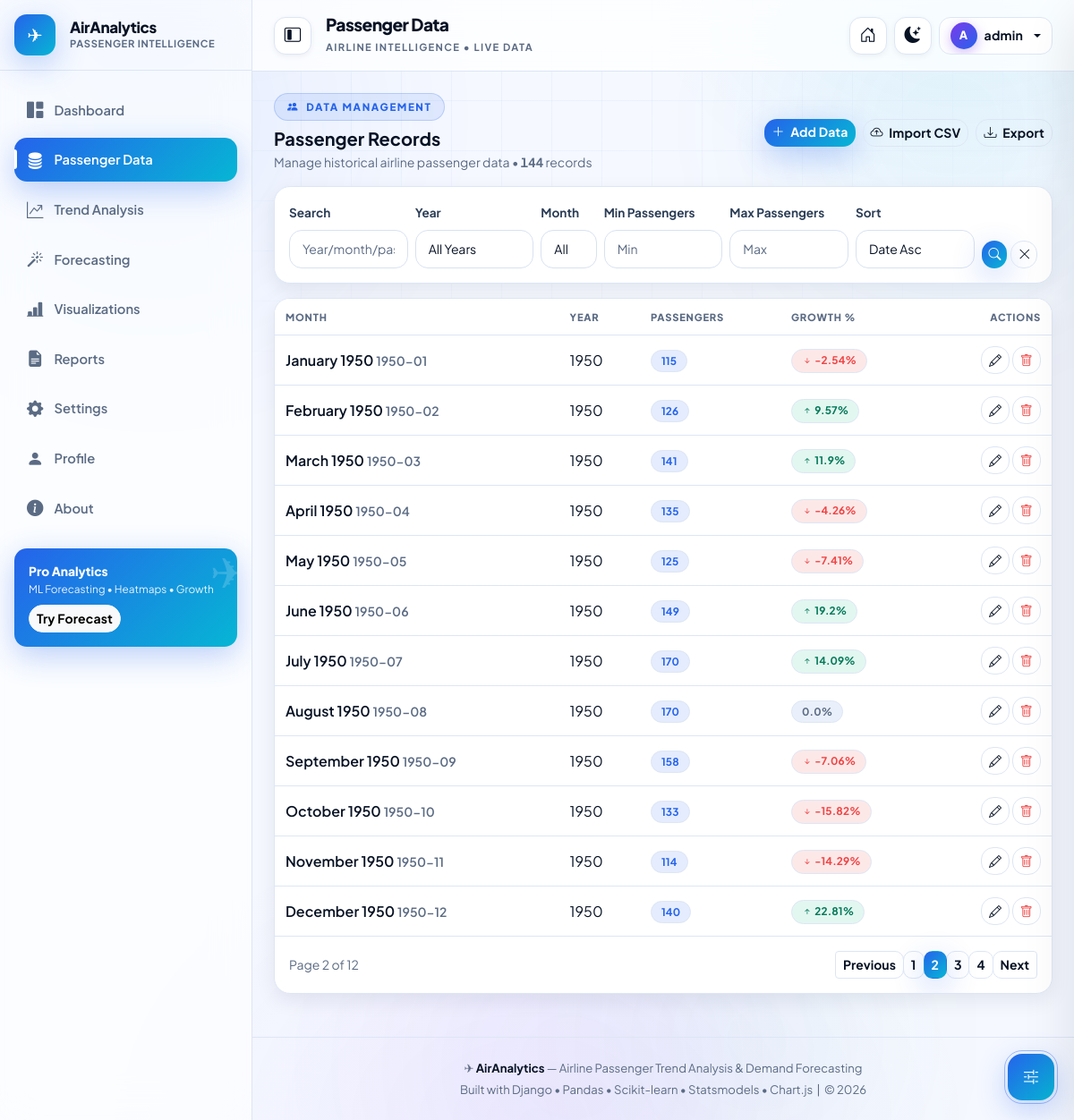
The page /passengers/?page=2& (signed in) on the database its author committed.
### passengers/models.py (models this page shows, shortened)
class PassengerData(models.Model):
    month = models.DateField(unique=True, db_index=True, help_text="First day of month, e.g. 1949-01-01")
    passengers = models.PositiveIntegerField(validators=[MinValueValidator(0)], help_text="Number of passengers")
    created_at = models.DateTimeField(auto_now_add=True)
    updated_at = models.DateTimeField(auto_now=True)
    class Meta:
        ordering = ['month']
        verbose_name = 'Passenger Data'
        verbose_name_plural = 'Passenger Data'
        indexes = [
            models.Index(fields=['month']),
            models.Index(fields=['passengers']),
        ]

### passengers/views.py (the view)
# urls.py: path('passengers/', views.passenger_list, name='passenger_list'),
@login_required
def passenger_list(request):
    qs = get_filtered_queryset(request)
    all_ordered = PassengerData.objects.all().order_by('month')
    growth_map = {}
    prev = None
    for rec in all_ordered:
        if prev is not None and prev.passengers != 0:
            growth = (rec.passengers - prev.passengers) / prev.passengers * 100
            growth_map[rec.id] = round(growth, 2)
        else:
            growth_map[rec.id] = None
        prev = rec
    paginator = Paginator(qs, 12)
    page_number = request.GET.get('page')
    page_obj = paginator.get_page(page_number)
    filter_form = PassengerFilterForm(request.GET)
    years = PassengerData.objects.dates('month', 'year')
    years_list = sorted(set([d.year for d in PassengerData.objects.values_list('month', flat=True)]), reverse=True) if PassengerData.objects.exists() else []
    if PassengerData.objects.exists():
        years_list = sorted(set([m.year for m in PassengerData.objects.values_list('month', flat=True)]), reverse=True)
        from django.db.models.functions import ExtractYear
        years_list = sorted(PassengerData.objects.annotate(y=ExtractYear('month')).values_list('y', flat=True).distinct(), reverse=True)
    else:
        years_list = []
    context = {
        'page_obj': page_obj,
        'filter_form': filter_form,
        'growth_map': growth_map,
        'years_list': years_list,
        'query_params': request.GET.urlencode(),
    }
    return render(request, 'passengers/passenger_list.html', context)

### passengers/templates/passengers/passenger_list.html (shortened to what this page needs)
{% extends "base.html" %}
{% block page_title %}Passenger Data{% endblock %}
{% block content %}
{% load formatting %}
<div class="d-flex flex-wrap justify-content-between align-items-center gap-2 mb-3">
  <div>
    <span class="eyebrow"><i class="bi bi-people-fill"></i> Data Management</span>
    <h5 class="fw-bold mb-1 mt-2">Passenger Records</h5>
    <p class="small text-muted mb-0">Manage historical airline passenger data &bull; <strong class="count-up" data-count="{{ page_obj.paginator.count }}">{{ page_obj.paginator.count|thousands }}</strong> records</p>
  </div>
  <div class="d-flex gap-2 flex-wrap">
    <a href="/passengers/add/" class="btn btn-primary btn-sm"><i class="bi bi-plus-lg me-1"></i> Add Data</a>
    <a href="/passengers/import/" class="btn btn-ghost btn-sm"><i class="bi bi-cloud-arrow-up me-1"></i> Import CSV</a>
    <a href="/passengers/export/?{{ query_params }}" class="btn btn-ghost btn-sm"><i class="bi bi-download me-1"></i> Export</a>
  </div>
</div>
<div class="card-modern p-3 mb-3">
  <form method="get" class="row g-2 align-items-end">
    <div class="col-6 col-md-2">
      <label class="form-label small" for="f-search">Search</label>
      <input type="text" id="f-search" name="search" value="{{ request.GET.search }}" class="form-control form-control-sm" placeholder="Year/month/passengers">
    </div>
    <div class="col-6 col-md-2">
      <label class="form-label small" for="f-year">Year</label>
      <select name="year" id="f-year" class="form-select form-select-sm">
        <option value="">All Years</option>
      </select>
    </div>
    <div class="col-6 col-md-1">
      <label class="form-label small" for="f-month">Month</label>
      <select name="month" id="f-month" class="form-select form-select-sm">
        <option value="">All</option>
      </select>
    </div>
    <div class="col-6 col-md-2">
      <label class="form-label small" for="f-min">Min Passengers</label>
      <input type="number" id="f-min" name="min_passengers" value="{{ request.GET.min_passengers }}" class="form-control form-control-sm" placeholder="Min">
    </div>
    <div class="col-6 col-md-2">
      <label class="form-label small" for="f-max">Max Passengers</label>
      <input type="number" id="f-max" name="max_passengers" value="{{ request.GET.max_passengers }}" class="form-control form-control-sm" placeholder="Max">
    </div>
    <div class="col-6 col-md-2">
      <label class="form-label small" for="f-sort">Sort</label>
      <select name="sort" id="f-sort" class="form-select form-select-sm">
        <option value="month" {% if request.GET.sort == "month" %}selected{% endif %}>Date Asc</option>
      </select>
    </div>
    <div class="col-12 col-md-1 d-flex gap-1">
      <button type="submit" class="btn btn-primary btn-sm flex-grow-1" title="Apply filters" aria-label="Apply filters"><i class="bi bi-search"></i></button>
      <a href="/passengers/" class="btn btn-ghost btn-sm" title="Clear filters" aria-label="Clear filters"><i class="bi bi-x-lg"></i></a>
    </div>
  </form>
</div>
<div class="card-modern p-0 overflow-hidden">
  <div class="table-responsive">
    <table class="table table-modern table-hover mb-0 align-middle">
      <thead><tr><th scope="col">Month</th><th scope="col">Year</th><th scope="col">Passengers</th><th scope="col">Growth %</th><th scope="col" class="text-end">Actions</th></tr></thead>
      <tbody>
        {% for obj in page_obj %}
        <tr>
          <td class="fw-semibold">{{ obj.month|date:"F Y" }} <small class="text-muted">{{ obj.month|date:"Y-m" }}</small></td>
          <td>{{ obj.month|date:"Y" }}</td>
          <td><span class="badge badge-trend chip--primary">{{ obj.passengers }}</span></td>
          <td>
            {% for id, growth in growth_map.items %}
              {% if id == obj.id %}
                {% if growth is not None %}
                  <span class="badge badge-trend {% if growth > 0 %}chip--success{% elif growth < 0 %}chip--danger{% else %}chip--muted{% endif %}">
                    {% if growth > 0 %}<i class="bi bi-arrow-up-short"></i>{% elif growth < 0 %}<i class="bi bi-arrow-down-short"></i>{% endif %} {{ growth }}%
                  </span>
                {% else %}<span class="text-muted small">&mdash; base</span>{% endif %}
              {% endif %}
            {% endfor %}
          </td>
          <td class="text-end text-nowrap">
            <a href="/passengers/edit/{{ obj.id }}/" class="btn btn-sm btn-ghost" title="Edit record" aria-label="Edit record"><i class="bi bi-pencil"></i></a>
            <button class="btn btn-sm btn-ghost btn-danger-ghost" data-bs-toggle="modal" data-bs-target="#deleteModal{{ obj.id }}" title="Delete record" aria-label="Delete record"><i class="bi bi-trash"></i></button>
          </td>
        </tr>
        {% endfor %}
      </tbody>
    </table>
  </div>
  {% if page_obj.has_other_pages %}
  <div class="p-3 d-flex justify-content-between align-items-center">
    <small class="text-muted">Page {{ page_obj.number }} of {{ page_obj.paginator.num_pages }}</small>
    <nav>
      <ul class="pagination pagination-sm mb-0">
        {% if page_obj.has_previous %}<li class="page-item"><a class="page-link" href="?page={{ page_obj.previous_page_number }}&{{ query_params }}">Previous</a></li>{% endif %}
        {% for num in page_obj.paginator.page_range %}{% if page_obj.number == num %}<li class="page-item active"><span class="page-link">{{ num }}</span></li>{% elif num > page_obj.number|add:"-3" and num < page_obj.number|add:"3" %}<li class="page-item"><a class="page-link" href="?page={{ num }}&{{ query_params }}">{{ num }}</a></li>{% endif %}{% endfor %}
        {% if page_obj.has_next %}<li class="page-item"><a class="page-link" href="?page={{ page_obj.next_page_number }}&{{ query_params }}">Next</a></li>{% endif %}
      </ul>
    </nav>
  </div>
  {% endif %}
</div>
{% endblock %}

### templates/base.html (shortened to what this page needs)
{% load static %}<!DOCTYPE html>
<html lang="en" data-theme="light">
<head>
<link href="https://cdn.jsdelivr.net/npm/bootstrap@5.3.3/dist/css/bootstrap.min.css" rel="stylesheet">
<link rel="stylesheet" href="https://cdn.jsdelivr.net/npm/bootstrap-icons@1.11.3/font/bootstrap-icons.css">
<link rel="stylesheet" href="{% static 'css/tokens.css' %}">
<link rel="stylesheet" href="{% static 'css/core.css' %}">
<link rel="stylesheet" href="{% static 'css/components.css' %}">
<link rel="stylesheet" href="{% static 'css/appearance.css' %}">
<link rel="stylesheet" href="{% static 'css/bootstrap-theme.css' %}">
</head>
<body>
<div class="aa-bg" aria-hidden="true">
  <span class="aa-bg__orb aa-bg__orb--blue"></span>
  <span class="aa-bg__orb aa-bg__orb--cyan"></span>
</div>
<nav id="sidebar" class="sidebar" aria-label="Main navigation">
  <div class="sidebar-head">
    <div class="d-flex align-items-center gap-3 w-100">
      <div class="brand-badge shimmer" aria-hidden="true">✈</div>
      <div class="sidebar-title flex-grow-1">
        <div class="brand-title">AirAnalytics</div>
        <div class="brand-sub">PASSENGER INTELLIGENCE</div>
      </div>
    </div>
  </div>
  <div class="sidebar-body flex-grow-1">
    <div class="sidebar-nav">
      <a class="nav-link {% if request.path == '/dashboard/' or request.path == '/' %}active{% endif %}" href="/dashboard/" title="Dashboard"><i class="bi bi-grid-1x2-fill"></i> <span class="nav-text">Dashboard</span></a>
      <a class="nav-link {% if '/passengers' in request.path %}active{% endif %}" href="/passengers/" title="Passenger Data"><i class="bi bi-database-fill"></i> <span class="nav-text">Passenger Data</span></a>
      <a class="nav-link {% if request.path == '/trends/' %}active{% endif %}" href="/trends/" title="Trend Analysis"><i class="bi bi-graph-up-arrow"></i> <span class="nav-text">Trend Analysis</span></a>
      <a class="nav-link {% if request.path == '/forecast/' %}active{% endif %}" href="/forecast/" title="Forecasting"><i class="bi bi-magic"></i> <span class="nav-text">Forecasting</span></a>
      <a class="nav-link {% if request.path == '/visualizations/' %}active{% endif %}" href="/visualizations/" title="Visualizations"><i class="bi bi-bar-chart-line-fill"></i> <span class="nav-text">Visualizations</span></a>
      <a class="nav-link {% if request.path == '/reports/' %}active{% endif %}" href="/reports/" title="Reports"><i class="bi bi-file-earmark-text-fill"></i> <span class="nav-text">Reports</span></a>
      <a class="nav-link {% if request.path == '/settings/' %}active{% endif %}" href="/settings/" title="Settings"><i class="bi bi-gear-fill"></i> <span class="nav-text">Settings</span></a>
      <a class="nav-link {% if request.path == '/profile/' %}active{% endif %}" href="/profile/" title="Profile"><i class="bi bi-person-fill"></i> <span class="nav-text">Profile</span></a>
      <a class="nav-link {% if request.path == '/about/' %}active{% endif %}" href="/about/" title="About"><i class="bi bi-info-circle-fill"></i> <span class="nav-text">About</span></a>
    </div>
    <div class="sidebar-cta-wrap">
      <div class="sidebar-cta">
        <div class="sidebar-cta__plane" aria-hidden="true">✈</div>
        <div class="sidebar-cta__title">Pro Analytics</div>
        <div class="sidebar-cta__sub">ML Forecasting • Heatmaps • Growth</div>
        <a href="/forecast/" class="btn btn-sm btn-light mt-2 fw-bold">Try Forecast</a>
      </div>
    </div>
  </div>
</nav>
<div id="mainContent" class="main-content">
  <header class="topnav px-3 px-lg-4 py-3 d-flex align-items-center justify-between">
    <div class="d-flex align-items-center gap-3">
      <button class="topbar-icon-btn d-none d-lg-inline-flex" onclick="toggleCollapse()" id="sidebarToggleBtn" title="Collapse sidebar" aria-label="Collapse sidebar" aria-expanded="true" aria-controls="sidebar"><i class="bi bi-layout-sidebar-inset" id="sidebarToggleIcon"></i></button>
      <div>
        <h1 class="mb-0 page-title">{% block page_title %}Dashboard{% endblock %}</h1>
        <small class="page-kicker d-none d-md-inline">Airline Intelligence • Live Data</small>
      </div>
    </div>
    <div class="d-flex align-items-center gap-2 ms-auto">
      <a href="/" class="topbar-icon-btn d-none d-md-inline-flex" title="Home" aria-label="Home"><i class="bi bi-house-door"></i></a>
      <button class="topbar-icon-btn" onclick="toggleTheme()" id="themeBtn" title="Toggle theme" aria-label="Toggle dark mode"></button>
      {% if user.is_authenticated %}
      <div class="dropdown">
        <button class="btn dropdown-toggle d-flex user-menu-btn" data-bs-toggle="dropdown">
          <span class="avatar-circle avatar-circle--sm">{{ user.username|slice:":1"|upper }}</span>
          <span class="d-none d-md-inline user-menu-btn__name">{{ user.username }}</span>
        </button>
      </div>
      {% else %}
      <a href="/login/" class="btn btn-primary btn-sm">Login</a>
      <a href="/register/" class="btn btn-outline-primary btn-sm">Register</a>
      {% endif %}
    </div>
  </header>
  <div class="p-3 p-lg-4 flex-grow-1">
    {% block content %}{% endblock %}
  </div>
  <footer class="app-footer text-center py-4 px-3 mt-4">
    <div class="mb-1"><span class="footer-plane" aria-hidden="true">✈</span> <strong class="text-theme">AirAnalytics</strong> — Airline Passenger Trend Analysis &amp; Demand Forecasting</div>
    <div>Built with Django • Pandas • Scikit-learn • Statsmodels • Chart.js &nbsp;|&nbsp; © 2026</div>
  </footer>
</div>
</body>
</html>

### rows shown on the page
PassengerData: month "January 1950", month "1950-01", month "1950", passengers "115", growth_map "-2.54"
PassengerData: month "February 1950", month "1950-02", month "1950", passengers "126", growth_map "9.57"
PassengerData: month "March 1950", month "1950-03", month "1950", passengers "141", growth_map "11.9"
PassengerData: month "April 1950", month "1950-04", month "1950", passengers "135", growth_map "-4.26"
PassengerData: month "May 1950", month "1950-05", month "1950", passengers "125", growth_map "-7.41"
PassengerData: month "June 1950", month "1950-06", month "1950", passengers "149", growth_map "19.2"
PassengerData: month "July 1950", month "1950-07", month "1950", passengers "170", growth_map "14.09"
PassengerData: month "August 1950", month "1950-08", month "1950", passengers "170", growth_map "0.0"
PassengerData: month "September 1950", month "1950-09", month "1950", passengers "158", growth_map "-7.06"
PassengerData: month "October 1950", month "1950-10", month "1950", passengers "133", growth_map "-15.82"
PassengerData: month "November 1950", month "1950-11", month "1950", passengers "114", growth_map "-14.29"
PassengerData: month "December 1950", month "1950-12", month "1950", passengers "140", growth_map "22.81"

### other values the page prints
{{ user.username|slice:":1"|upper }} "A"
{{ user.username }} "admin"
{{ page_obj.paginator.count|thousands }} "144"
{{ page_obj.number }} "2"
{{ page_obj.paginator.num_pages }} "12"
{{ num }} "1" "3" "4"
{{ num }} "2"
